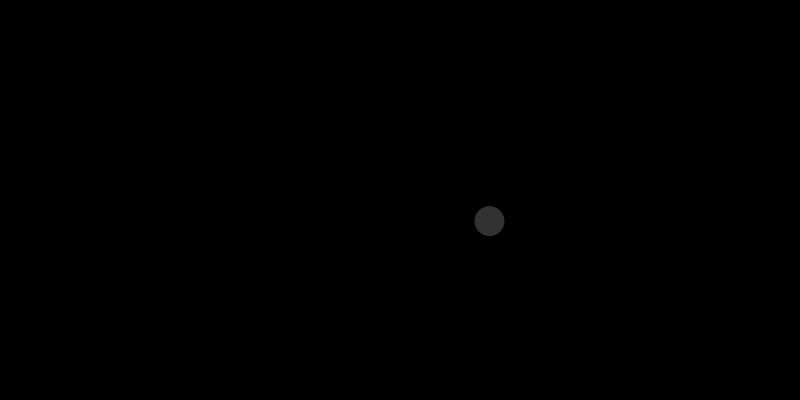
Frame 1 (no input)
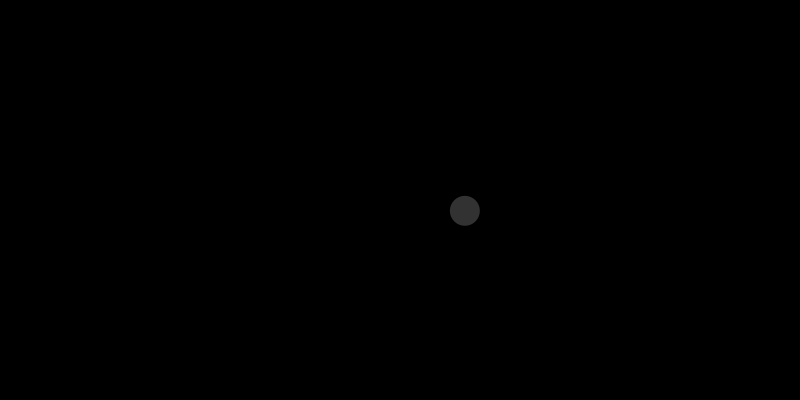
Frame 60 (the mouse pressed at the canvas centre just before this capture)
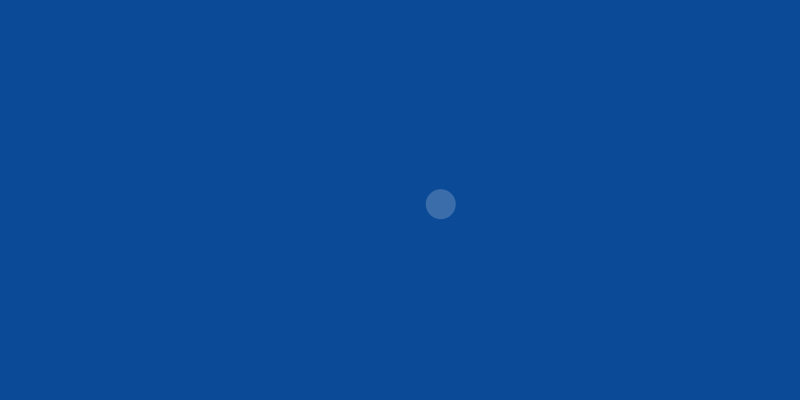
Frame 120 (the mouse held since frame 60 and released just before this capture)

The Processing sketch that drew these frames (run headless with seeded random() and noise(); from frame 60 on, the mouse is pressed at the canvas centre):

// Processing sketch: ciel
// ── ciel.pde
color nuit = color(11, 74, 150);
color lever = color(245, 152, 59);
color jour = color(31, 167, 255);
color coucher = color(255, 31, 102);

color c1, c2;

color result = color(nuit);
float angle = 0;
float pourc = 0;
float duree = 2000;
float current = 0;

float previous = 0;

PVector centre; 
PVector sun = new PVector(0, 0);
PVector moon = new PVector(0, 0);
int rayon = 200;
float course = 0;

//nuit = 0
//lever = 1
//jour = 2
//coucher = 3
float moment = 0;

void setup(){
   size(800, 400);
   ellipseMode(CENTER);
   noStroke();
   
   centre = new PVector(width/2, height);
}

void draw(){ 
  
  
  if(millis() > current+duree){
    if(moment < 8){
    moment++;
    } else {
      moment = 1;
      println("LEVER "+millis());
      println("      "+current);
    }
    current = floor(millis()/1000)*1000;
  }
  
  if(moment == 1){
      c1 = nuit;
      c2 = lever;
  } else if (moment == 3) {
      c1 = lever;
      c2 = jour;
  } else if (moment == 5) {
      c1 = jour;
      c2 = coucher;
  } else if (moment == 7) {
      c1 = coucher;
      c2 = nuit;
  }
  
  pourc = map(millis(), current, current+duree, -1, 1);
  
  if(moment %2 == 0 || moment == 0) {
    result = c2;
  } else {
    result = lerpColor(c1, c2, pourc);
  }
  
  rendersky(result);
  sunmoon();
}

void rendersky(color c){
  fill(c);
  rect(0, 0, width, height);
}

void sunmoon(){
  //SUN
  course = -map(millis(), 0, duree*8, -1, 1)+PI/3;
  
  if(sin(course) >= 0.99999){
    //println("SUNLI "+millis());
  }
  
  fill(255, 50);
  
  sun.x = centre.x + rayon*-cos(course);
  sun.y = centre.y + rayon*-sin(course);
  
  moon.x = centre.x + rayon*cos(course);
  moon.y = centre.y + rayon*sin(course);
  
  ellipse(sun.x, sun.y, 30, 30);
  ellipse(moon.x, moon.y, 300, 300);
}
